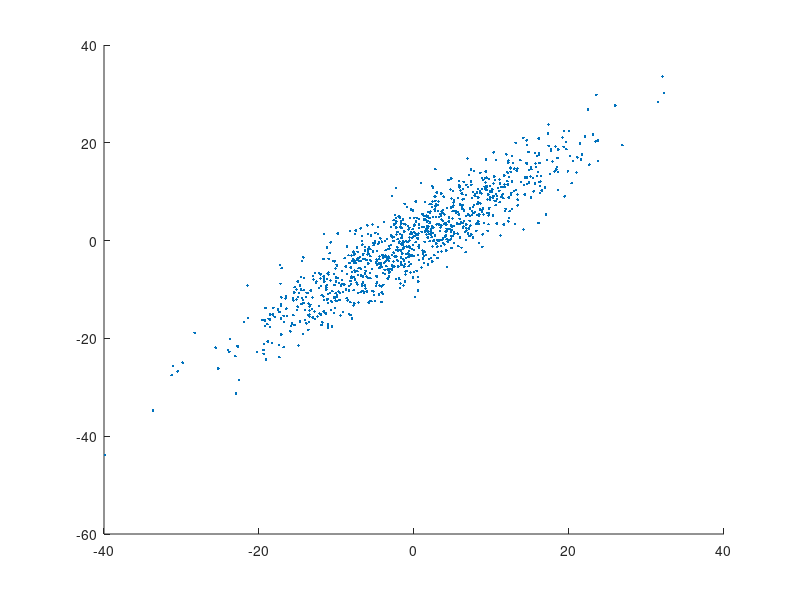

Source code (MATLAB): (Note: this script raises an error after producing the figure.)
%% play with fminunc
clear
clc

%% create data
% rng(0);
n = 3;
m = 1000;
r = 1;
% r = min(n,m);
U0 = randn(n,r);
V0 = randn(r,m);
W0 = [U0(:);V0(:)];
Y = randn(n,m);
switch n
    case 2
        Y = Y.*[4 1]';
        Y = [1 1;-1 1]'*Y;
    case 3
        Y = Y.*[10 2 .1]';
        Y = [1 1 0;-1 1 0; 0 0 1]'*Y;
%         Y = [1 1 1;0 1 0; 0 0 1]'*Y;
end
[coeff,score,latent,tsquared,explained,mu] = pca(Y');

switch n
%     case 3
%         figure
%         hold on
%         plot3(Y(1,:),Y(2,:),Y(3,:),'.')
    case {2,3}
        figure
        hold on
        plot(Y(1,:),Y(2,:),'.')
        refline(coeff(1,1)/coeff(1,2),0)
        refline(coeff(2,1)/coeff(2,2),0)
        axis equal
end

%%
% tic
% [W,fval,exitflag,output,grad,hessian] = fminunc(@(W) pca_opt(W,n,m,r,Y), W0);
% toc
tic
W = fminunc(@(W) pca_opt(W,n,m,r,Y), W0);
toc
[U,V] = reshapeW(W,n,m,r);

%%
nIter = 10;
U = U0;
V = V0;
tic
fval=[];
for ii_iter=1:nIter
%     [U fval(1,ii_iter), exitflag,output,grad,hessian] = fminunc(@(U)(norm(Y-U*V,'fro')), U);
    [U fval(1,ii_iter)] = fminunc(@(U)(norm(Y-U*V,'fro')), U);
    [V fval(2,ii_iter)] = fminunc(@(V)(norm(Y-U*V,'fro')), V);    
end
toc


%%
nIter = 10;
U = U0;
V = V0;
tic
fval=[];
loss=[];
options = optimoptions('fminunc','SpecifyObjectiveGradient',true);
% options = optimoptions('fminunc','Algorithm','trust-region','SpecifyObjectiveGradient',true);
for iter=1:nIter
%     U
%     U = Y*V'*inv(V*V');
%     V = inv(U'*U)*U'*Y;
    [U fval(1,iter)] = fminunc(@(U)pcalossU(Y,U,V),U,options);
    [V fval(2,iter)] = fminunc(@(V)pcalossV(Y,U,V),V,options);
    loss(iter) = norm(Y-U*V, 'fro');
end
toc

%%
[f,g] = pcalossU(Y,U,V);
% [f,g] = pcalossV(Y,U,V);

%%
function [f,g] = pcalossU(Y,U,V)    
    M = Y-U*V;
    f = norm(M,'fro')^2;
    g = -2*Y*V'+2*U*V*V';
end

%%
function [f,g] = pcalossV(Y,U,V)    
    M = Y-U*V;
    f = norm(M,'fro')^2;
    g = -2*U'*Y + 2*U'*U*V;
end

%%
% pca_opt(W0,n,m,r,Y);
function cost = pca_opt(W,n,m,r,Y)
    [U,V] = reshapeW(W,n,m,r);
    cost = norm(U*V-Y,'fro');
end

function [U,V] = reshapeW(W,n,m,r)
    Usize = n*r;
    Vsize = m*r;
    U = W(1:Usize);
    V = W((Usize+1):end);
    U = reshape(U,n,r);
    V = reshape(V,r,m);
end




%%
